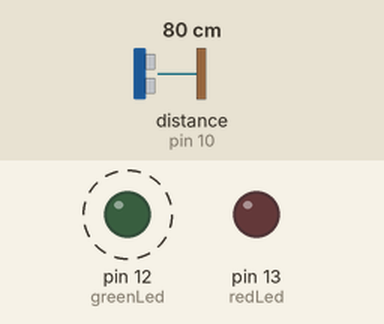
This sketch was run on a simulated Arduino Uno, built with avr-gcc and run on an emulated ATmega328P. Shown: output pins drawn as LEDs (lit = HIGH). Wiring (inferred from the names in the program): ultrasonic range finder: trigger pin 9; echo pin 10. Dashed ring = blinking. Inputs (shaded band) come from the test bench; at power-on: distance to the obstacle (sensor on pin 10) 80 cm. The echo pulse lasts 58.3 µs per cm; the modem accepts every AT command (registered, SIM ready, sends succeed) and sends nothing else; pins used as bus, display or sensor lines are not drawn; what the sketch prints to the serial monitor is not drawn.

Above: at 0.1 s.
Timing chart, 0 to 3.0 s (numbered marks = the images above):
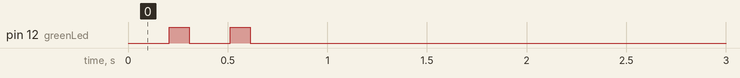

The sketch:

uno-controller.ino
```cpp
#include <SoftwareSerial.h>
#include <ArduinoJson.h>

int trigPin = 9;
int echoPin = 10;
int redLed = 13;
int greenLed = 12;
int buzzPin = 11;
long duration, cm, inches;
bool isAlarming = false;

// 0 for starting;
// 1 for esp comm established
// 2 for wifi setup done
// tbd
int commStat = 0;

// Pin Definitions
#define RX  5
#define TX  3

String awskey = "asdf";
String host = "asdf";
String path = "asdf";
String port = "asdf";

String setupCmd = "AT+CWJAP=\"    \",\"    \"";
String pingCmd = "AT\r\n";
String cwmodeCmd = "AT+CWMODE=3\r\n";
String checkConnection = "AT+CIFSR\r\n";

SoftwareSerial esp(RX, TX);

void setup() {
  pinMode(trigPin, OUTPUT);
  pinMode(echoPin, INPUT);
  pinMode(redLed, OUTPUT);
  pinMode(greenLed, OUTPUT);
  pinMode(buzzPin, OUTPUT);

  //digitalWrite(greenLed, HIGH);
  noTone(buzzPin);

  Serial.begin(9600);
  esp.begin(115200);
}

void loop() {
  digitalWrite(trigPin, LOW);
  delayMicroseconds(1);
  digitalWrite(trigPin, HIGH);
  delayMicroseconds(2);
  digitalWrite(trigPin, LOW);

  pinMode(echoPin, INPUT);
  duration = pulseIn(echoPin, HIGH);

//  inches = (duration / 2) / 20;
//  if (inches < 35 || inches > 1000) {
//    if (isAlarming == false){ objectDetected(); }
//  }else {
//    if (isAlarming == true) { objectCleared(); }
//  }

  switch(commStat) {
    case 0:
      if(sendCommandToESP8266(pingCmd, 5, "OK") == true) {
        blink();
        commStat = 1;
      }
      break;
    case 1:
      if(sendCommandToESP8266(cwmodeCmd, 2, "OK") == true) {
        blink();
        commStat = 2;
      }
      break;
    case 2:
      if(sendCommandToESP8266(setupCmd, 10, "OK") == true) {
        blink();
        commStat = 3;
      }
      break;
    case 3:
      if(sendCommandToESP8266(checkConnection, 3, "192.168") == true) {
        blink();
        commStat = 4;
      }
      break;
    case 4:
      atomicSend("AT+CIPMUX=1\r\n", 3);
      if(!sendCommandToESP8266("AT+CIPSTART=0,\"TCP\",\"google.com\",80\r\n", 3, "CONNECT")) break;;
      if(!sendCommandToESP8266("AT+CIPSEND=0,16\r\n", 5, "OK"))break;
      // command to be sent has to have matched length
      // \r or \n is considered one byte
      //if(!sendCommandToESP8266("GET / HTTP/1.0\r\n", 20, "OK")) break;
      atomicSend("GET / HTTP/1.0\r\n", 20);
      commStat = 5;
    break;
    default:
      break;
  }
}

void objectDetected() {
  digitalWrite(redLed, HIGH);
  digitalWrite(greenLed, LOW);
  tone(buzzPin, 1000);
  isAlarming = true;
}
void objectCleared() {
  digitalWrite(redLed, LOW);
  digitalWrite(greenLed, HIGH);
  noTone(buzzPin);
  isAlarming = false;
}

void blink() {
  digitalWrite(greenLed, HIGH);
  delay(100);
  digitalWrite(greenLed, LOW);
  }

void atomicSend(String command, int maxTime) {
  int count = 0;
  esp.print(command);
  while(count < maxTime) {
    while (esp.available() > 0) {
      char oneChar= esp.read();
      Serial.print(oneChar);
    }
    delay(200);
    ++count;
  }
  Serial.print(command + "\n");
}

boolean sendCommandToESP8266(String command, int maxTime, char readReplay[]) {
  int countTimeCommand = 0;
  esp.print(command);
  while (countTimeCommand < maxTime)
  {
    if (esp.find(readReplay))
    {
      Serial.print(command + " success\n");
      delay(200);
      return true;
    }
    delay(200);
    ++countTimeCommand;
  }
  Serial.print(command + " fail\n");
  return false;
}
```

Measured:
- by itself, pin 12 (greenLed): alternates HIGH for 0.10 s and LOW for 0.21 s, 4 changes in all, then stays LOW
